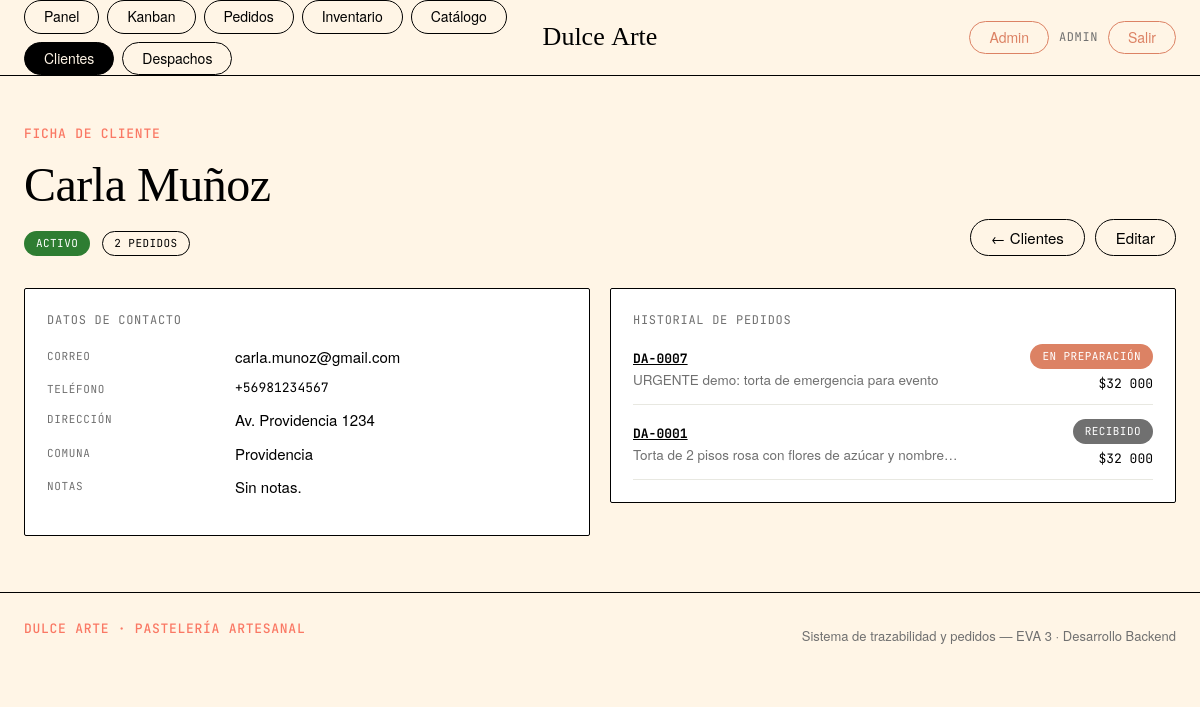
Screenshot of /clientes/1/ (signed in) with the database file from the repository.
### core/models.py (models this page shows, shortened)
class TimeStampedModel(models.Model):
    creado = models.DateTimeField("creado", auto_now_add=True)
    actualizado = models.DateTimeField("actualizado", auto_now=True)
    class Meta:
        abstract = True
        ordering = ["-creado"]

class Cliente(TimeStampedModel):
    nombre = models.CharField("nombre", max_length=180)
    email = models.EmailField("correo", blank=True)
    telefono = models.CharField("teléfono", max_length=30, blank=True)
    direccion = models.CharField("dirección", max_length=255, blank=True)
    comuna = models.CharField("comuna", max_length=120, blank=True)
    notas = models.TextField("notas", blank=True)
    activo = models.BooleanField("activo", default=True)
    class Meta:
        verbose_name = "cliente"
        verbose_name_plural = "clientes"
        ordering = ["nombre"]

class Pedido(TimeStampedModel):
    class Estado(models.TextChoices):
        RECIBIDO = "recibido", "Recibido"
        EN_PREPARACION = "preparacion", "En Preparación"
        HORNEADO = "horneado", "Horneado / Decorado"
        CONTROL = "control", "Control de Calidad"
        LISTO = "listo", "Listo"
    class Prioridad(models.TextChoices):
        NORMAL = "normal", "Normal"
        ALTA = "alta", "Alta"
        URGENTE = "urgente", "Urgente"
    class EstadoDespacho(models.TextChoices):
        PENDIENTE = "pendiente", "Sin despacho"
        EN_RUTA = "en_ruta", "En Ruta"
        ENTREGADO = "entregado", "Entregado"
    numero = models.CharField("número", max_length=20, unique=True, editable=False)
    cliente = models.ForeignKey(
        Cliente,
        on_delete=models.PROTECT,
        related_name="pedidos",
        verbose_name="cliente",
    )
    descripcion_diseño = models.TextField(
        "diseño personalizado",
        help_text="Descripción del diseño: colores, decoración, texto en torta, referencias.",
    )
    ingredientes_especiales = models.TextField(
        "ingredientes especiales",
        blank=True,
        help_text="Alergias, ingredientes adicionales o sustituciones.",
    )
    fecha_entrega = models.DateTimeField("fecha y hora de entrega")
    prioridad = models.CharField(
        "prioridad",
        max_length=10,
        choices=Prioridad.choices,
        default=Prioridad.NORMAL,
    )
    estado = models.CharField(
        "estado",
        max_length=20,
        choices=Estado.choices,
        default=Estado.RECIBIDO,
        db_index=True,
    )
    subtotal = models.DecimalField(
        "subtotal",
        max_digits=10,
        decimal_places=2,
        default=Decimal("0"),
        editable=False,
    )
    descuento = models.DecimalField(
        "descuento",
        max_digits=10,
        decimal_places=2,
        default=Decimal("0"),
        validators=[MinValueValidator(Decimal("0"))],
    )
    total = models.DecimalField(
        "total",
        max_digits=10,
        decimal_places=2,
        default=Decimal("0"),
        editable=False,
    )
    direccion_despacho = models.CharField("dirección de despacho", max_length=255, blank=True)
    estado_despacho = models.CharField(
        "estado de despacho",
        max_length=15,
        choices=EstadoDespacho.choices,
        default=EstadoDespacho.PENDIENTE,
    )
    notas = models.TextField("notas internas", blank=True)
    creador = models.ForeignKey(
        User,
        on_delete=models.SET_NULL,
        null=True,
        blank=True,
        related_name="pedidos_creados",
        verbose_name="creado por",
    )
    insumos_descontados = models.BooleanField(
        "insumos descontados",
        default=False,
        help_text="Marca si el BOM ya descontó el inventario.",
    )
    class Meta:
        verbose_name = "pedido"
        verbose_name_plural = "pedidos"
        ordering = ["fecha_entrega"]
    def get_absolute_url(self):
        return reverse("core:pedido_detalle", args=[self.pk])
    ESTADO_ORDEN = [
        Estado.RECIBIDO,
        Estado.EN_PREPARACION,
        Estado.HORNEADO,
        Estado.CONTROL,
        Estado.LISTO,
    ]

### core/views.py (the view)
# urls.py: path("clientes/<int:pk>/", views.cliente_detalle, name="cliente_detalle"),
@login_required
def cliente_detalle(request, pk):
    cliente = get_object_or_404(Cliente, pk=pk)
    pedidos = cliente.pedidos.select_related("cliente").prefetch_related("detalles")
    return render(
        request, "core/cliente_detalle.html", {"cliente": cliente, "pedidos": pedidos}
    )

### core/context_processors.py (called while the page is built)
def rol_usuario(request):
    user = getattr(request, "user", None)
    if user is not None and user.is_authenticated:
        from core.decorators import rol_de
        return {"user_rol": rol_de(user)}
    return {"user_rol": ""}

### core/templatetags/core_tags.py (called while the page is built)
@register.filter
def estado_badge(valor):
    color = _ESTADO_COLORS.get(str(valor), "#707070")
    etiqueta = _ESTADO_LABELS.get(str(valor), str(valor).title())
    return format_html(
        '<span class="badge" style="background:{};color:#fff">{}</span>',
        color,
        etiqueta,
    )

### templates/core/cliente_detalle.html (shortened to what this page needs)
{% extends "core/base.html" %}
{% load core_tags %}
{% load humanize %}
{% block content %}
<div class="page-head">
  <div>
    <span class="eyebrow">Ficha de cliente</span>
    <h1>{{ cliente.nombre }}</h1>
    <div class="row" style="margin-top:8px">
      {% if cliente.activo %}<span class="badge badge--green">Activo</span>{% else %}<span class="badge badge--gray">Inactivo</span>{% endif %}
      <span class="badge badge--outline">{{ pedidos|length }} pedido{{ pedidos|length|pluralize }}</span>
    </div>
  </div>
  <div class="page-head__actions">
    <a class="btn" href="{% url 'core:clientes' %}">← Clientes</a>
    <a class="btn" href="{% url 'admin:core_cliente_change' cliente.pk %}">Editar</a>
  </div>
</div>
<div class="grid grid--2" style="margin-top:24px;align-items:start">
  <div class="card">
    <div class="card__title">Datos de contacto</div>
    <dl class="deflist">
      <dt>Correo</dt><dd>{{ cliente.email|default:"—" }}</dd>
      <dt>Teléfono</dt><dd class="mono">{{ cliente.telefono|default:"—" }}</dd>
      <dt>Dirección</dt><dd>{{ cliente.direccion|default:"—" }}</dd>
      <dt>Comuna</dt><dd>{{ cliente.comuna|default:"—" }}</dd>
      <dt>Notas</dt><dd>{{ cliente.notas|default:"Sin notas." }}</dd>
    </dl>
  </div>
  <div class="card">
    <div class="card__title">Historial de pedidos</div>
    {% if pedidos %}
    <ul class="list-reset stack">
      {% for p in pedidos %}
      <li class="row row--between" style="border-bottom:1px solid var(--divider);padding-bottom:10px">
        <div>
          <a href="{{ p.get_absolute_url }}"><b class="mono">{{ p.numero }}</b></a>
          <div class="muted" style="font-size:13.5px">{{ p.descripcion_diseño|truncatechars:52 }}</div>
        </div>
        <div class="right nowrap">
          {{ p.estado|estado_badge }}
          <div class="mono" style="font-size:13px;margin-top:5px">${{ p.total|floatformat:0|intcomma }}</div>
        </div>
      </li>
      {% endfor %}
    </ul>
    {% else %}
    <p class="muted" style="margin:0">Este cliente aún no tiene pedidos.</p>
    {% endif %}
  </div>
</div>
{% endblock %}

### templates/core/base.html (shortened to what this page needs)
{% load static %}<!DOCTYPE html>
<html lang="es">
<head>
  <link rel="stylesheet" href="{% static 'css/app.css' %}">
</head>
<body class="{% block body_class %}{% endblock %}">
{% if user.is_authenticated %}
<header class="nav">
  <div class="nav__inner container">
    <nav class="nav__links" aria-label="Principal">
      <a class="pill {% if request.resolver_match.url_name == 'inicio' %}pill--active{% endif %}" href="{% url 'core:inicio' %}">Panel</a>
      {% if user_rol == 'cocina' or user_rol == 'admin' %}
      <a class="pill {% if request.resolver_match.app_name == 'core' and request.resolver_match.url_name in 'pedidos,pedido_detalle,kanban' %}pill--active{% endif %}" href="{% url 'core:kanban' %}">Kanban</a>
      {% endif %}
      <a class="pill {% if request.resolver_match.url_name == 'pedidos' %}pill--active{% endif %}" href="{% url 'core:pedidos' %}">Pedidos</a>
      <a class="pill {% if request.resolver_match.url_name in 'insumos,insumo_detalle' %}pill--active{% endif %}" href="{% url 'core:insumos' %}">Inventario</a>
      <a class="pill {% if request.resolver_match.url_name in 'productos,producto_detalle' %}pill--active{% endif %}" href="{% url 'core:productos' %}">Catálogo</a>
      <a class="pill {% if request.resolver_match.url_name in 'clientes,cliente_detalle' %}pill--active{% endif %}" href="{% url 'core:clientes' %}">Clientes</a>
      <a class="pill {% if request.resolver_match.url_name in 'despachos,despacho_detalle' %}pill--active{% endif %}" href="{% url 'core:despachos' %}">Despachos</a>
    </nav>
    <a class="nav__logo" href="{% url 'core:inicio' %}">Dulce&nbsp;Arte</a>
    <div class="nav__right">
      {% if user.is_staff %}
        <a class="pill pill--quiet" href="{% url 'admin:index' %}" title="Django Admin">Admin</a>
      {% endif %}
      <span class="nav__user">{{ user.first_name|default:user.username }}</span>
      <a class="pill pill--quiet" href="{% url 'core:logout' %}">Salir</a>
    </div>
  </div>
</header>
{% endif %}
<main class="{% block main_class %}container{% endblock %}">
  {% block content %}{% endblock %}
</main>
{% if user.is_authenticated %}
<footer class="footer">
  <div class="container footer__inner">
    <span class="eyebrow">Dulce Arte · Pastelería Artesanal</span>
    <span class="footer__meta">Sistema de trazabilidad y pedidos — EVA 3 · Desarrollo Backend</span>
  </div>
</footer>
{% endif %}
</body>
</html>

### rows the page displays
Cliente: nombre "Carla Muñoz", email "carla.munoz@gmail.com", telefono "+56981234567", direccion "Av. Providencia 1234", comuna "Providencia", notas "Sin notas."
Pedido: numero "DA-0007", descripcion_diseño "URGENTE demo: torta de emergencia para evento", estado|estado_badge "EN PREPARACIÓN", total "32 000"
Pedido: numero "DA-0001", descripcion_diseño "Torta de 2 pisos rosa con flores de azúcar y nombre…", estado|estado_badge "RECIBIDO", total "32 000"

### other values shown
{{ user.first_name|default:user.username }} "ADMIN"
{{ pedidos|length }} "2"
